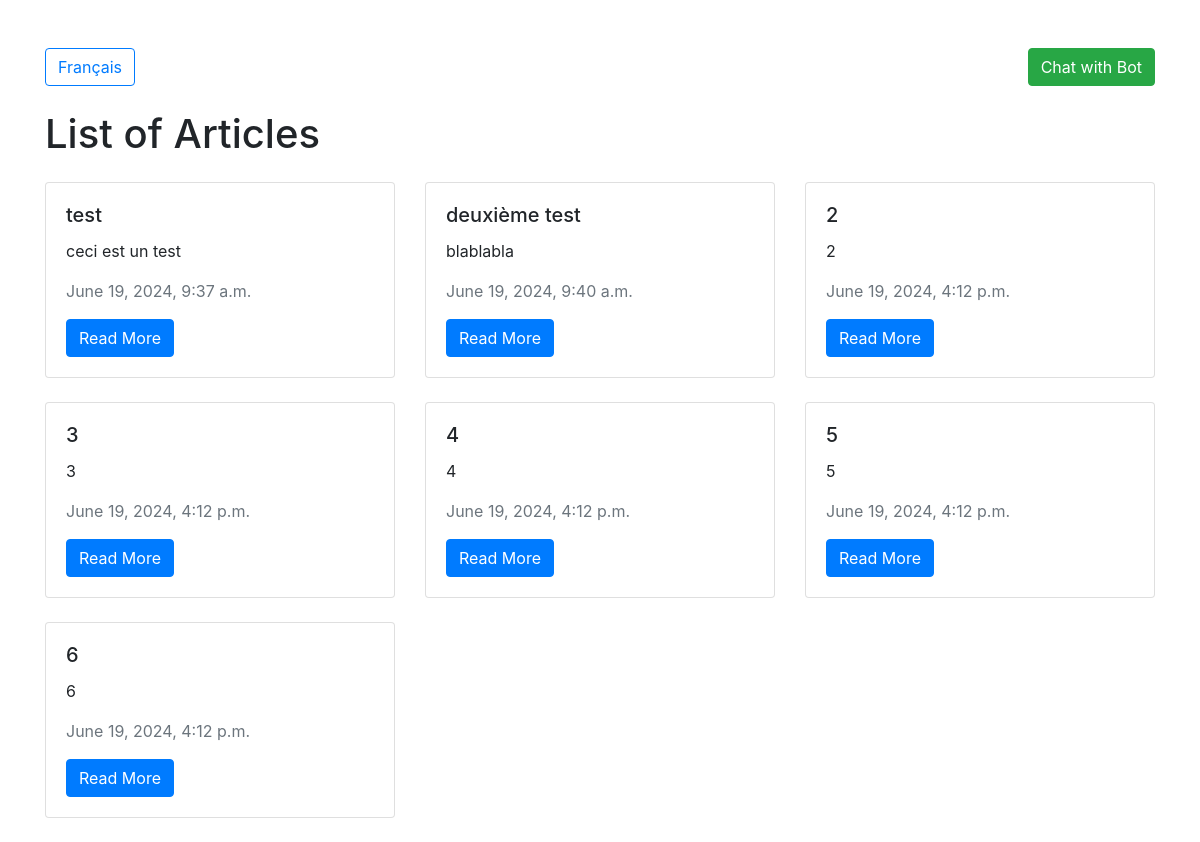
The page /en/ on the database its author committed.
### main/models.py (models this page shows, shortened)
class Article(models.Model):
    title = models.CharField(max_length=200)
    content = models.TextField()
    publication_date = models.DateTimeField(auto_now_add=True)

### main/views.py (the view)
# urls.py: path('', views.article_list, name='article_list'),
def article_list(request):
    articles = Article.objects.all()
    context = {
        'articles': articles,
        'title': _("List of Articles")
    }
    return render(request, 'main/article_list.html', context)

### main/templates/main/article_list.html (shortened to what this page needs)
{% load i18n %}
<!DOCTYPE html>
<html lang="{% get_current_language as CURRENT_LANG %}">
<head>
    <link href="https://stackpath.bootstrapcdn.com/bootstrap/4.5.2/css/bootstrap.min.css" rel="stylesheet">
</head>
<body>
    <div class="container mt-5">
        <div class="d-flex justify-content-between mb-4">
            <form action="{% url 'set_language' %}" method="post">
                {% if CURRENT_LANG == 'fr' %}
                    <button type="submit" name="language" value="en" class="btn btn-outline-primary">English</button>
                {% elif CURRENT_LANG == 'en' %}
                    <button type="submit" name="language" value="fr" class="btn btn-outline-primary">Français</button>
                {% endif %}
            </form>
            <a href="{% url 'chatbot_view' %}" class="btn btn-success">{% trans "Chat with Bot" %}</a>
        </div>
        <h1 class="mb-4">{% trans "List of Articles" %}</h1>
        <div class="row">
            {% for article in articles %}
                <div class="col-md-4 mb-4">
                    <div class="card">
                        <div class="card-body">
                            <h5 class="card-title">{{ article.title }}</h5>
                            <p class="card-text">{{ article.content|truncatewords:20 }}</p>
                            <p class="text-muted">{{ article.publication_date }}</p>
                            <a href="{% url 'article_detail' article.id %}" class="btn btn-primary">{% trans "Read More" %}</a>
                        </div>
                    </div>
                </div>
            {% endfor %}
        </div>
    </div>
</body>
</html>

### rows shown on the page
Article: title "test", content "ceci est un test", publication_date "June 19, 2024, 9:37 a.m."
Article: title "deuxième test", content "blablabla", publication_date "June 19, 2024, 9:40 a.m."
Article: title "2", content "2", publication_date "June 19, 2024, 4:12 p.m."
Article: title "3", content "3", publication_date "June 19, 2024, 4:12 p.m."
Article: title "4", content "4", publication_date "June 19, 2024, 4:12 p.m."
Article: title "5", content "5", publication_date "June 19, 2024, 4:12 p.m."
Article: title "6", content "6", publication_date "June 19, 2024, 4:12 p.m."
